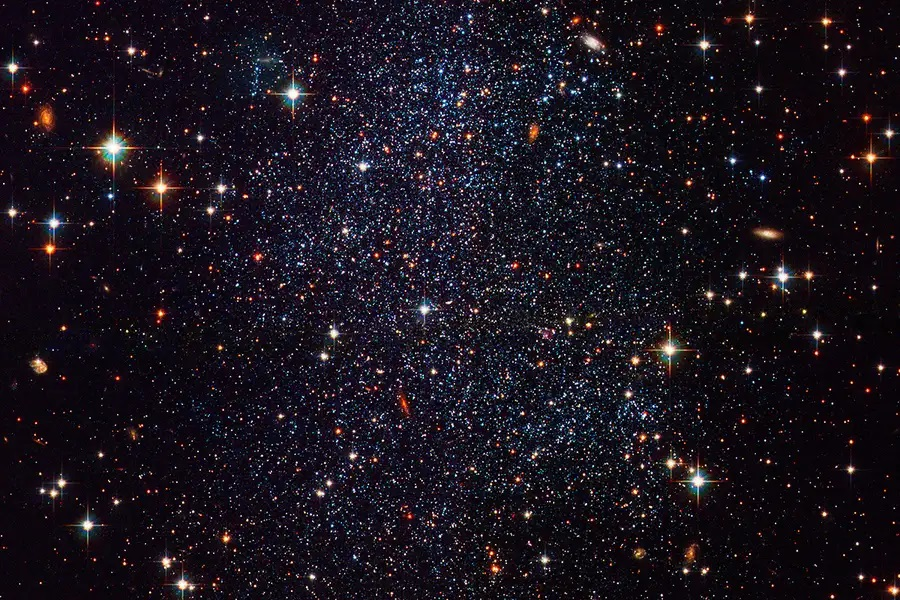
#> input picture CIE/4.jpg, 900 x 600 px
$ python q1.py
#> lines starting #> are read from the running program, lines starting #| are printed output that depends on the picture; after the words box and inside, x2 and y2 are one past the last pixel; in counts of white or black regions, pixels touching at a corner belong together
#!/usr/bin/env python3
# -*- coding: utf-8 -*-
"""
Created on Mon Oct 30 11:48:27 2023

@author: Kalash Shah
"""
import cv2
import numpy as np

image = cv2.imread('4.jpg', 0)
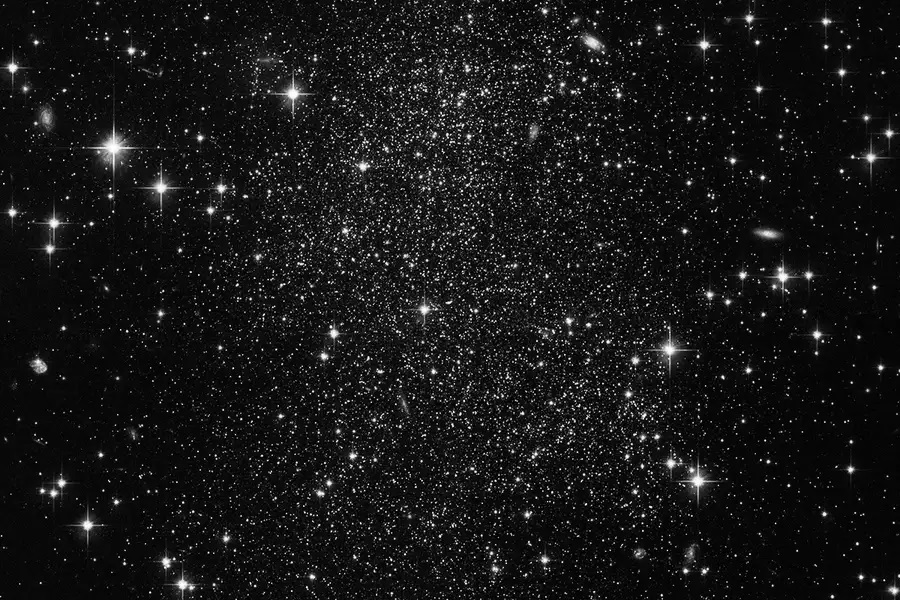
#> image: shape (600, 900); min 0, max 255, mean 23.3

_, binary_image = cv2.threshold(image, 0, 255, cv2.THRESH_BINARY + cv2.THRESH_OTSU)
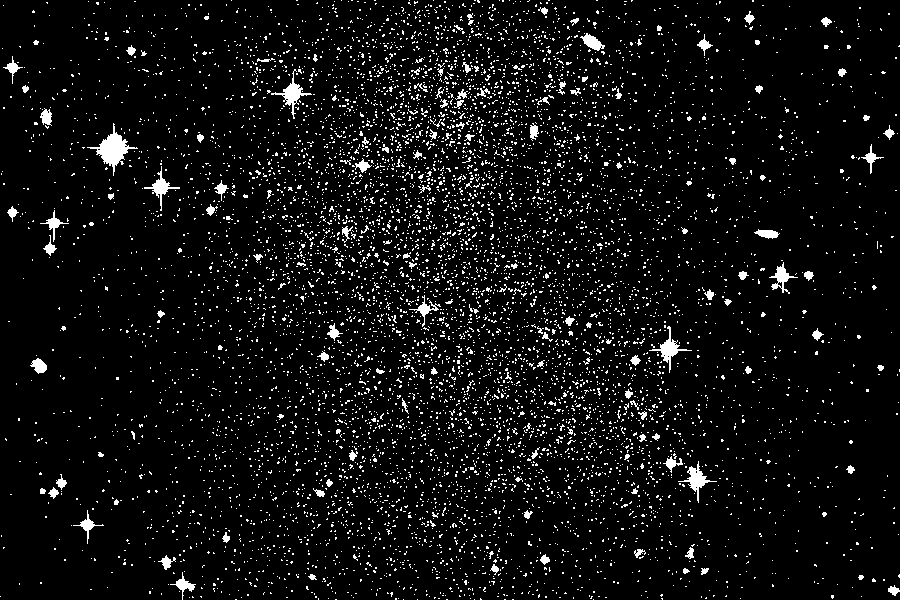
#> binary_image: shape (600, 900); 6% white in thin lines or dots

#binary_image = cv2.bitwise_not(binary_image)
kernel=np.ones((3,3),np.uint8)

#erosion
binary_image = cv2.erode(binary_image, kernel, iterations=1)
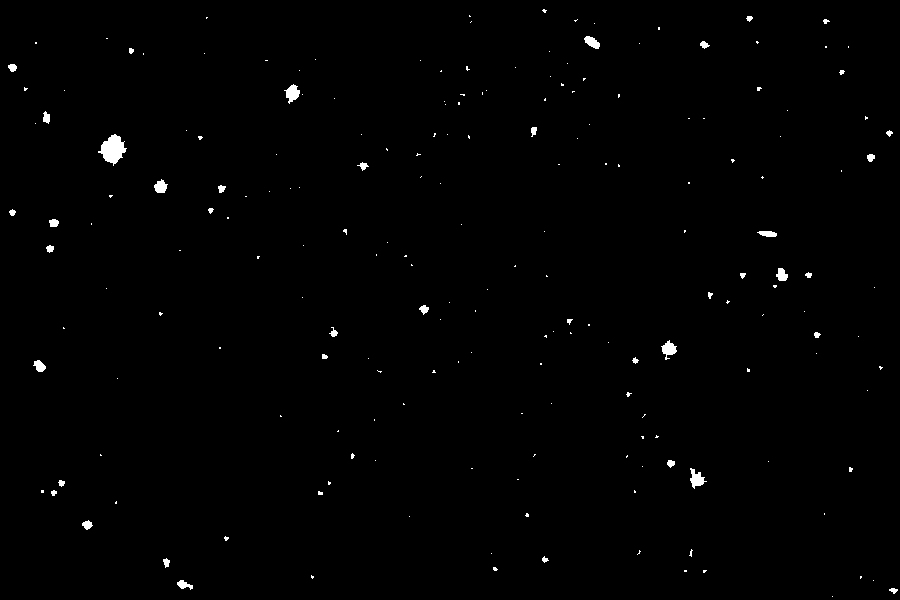
#> binary_image: shape (600, 900); 0.66% white; 199 white regions (157 under 20 px), largest, box (x1, y1, x2, y2) and area: (98, 134, 127, 166) 514, (690, 468, 707, 489) 178, (284, 84, 300, 104) 177

# Apply component labeling
num_labels, labels, stats, centroids = cv2.connectedComponentsWithStats(binary_image, connectivity=8)
#> labels: shape (600, 900) int32; 200 distinct labels, from 0 to 199
#> num_labels = 200; stats = 200 rows, first 6: [0, 0, 900, 600, 536453], [542, 9, 5, 4, 12], [469, 15, 2, 2, 3], [206, 17, 2, 2, 3], [746, 16, 7, 6, 28], [574, 19, 4, 3, 5]; centroids = 200 pairs, first value 12 to 893.2, second value 10.42 to 596

# Create a random color map for labeling visualization
color_map = np.random.randint(0, 255, size=(num_labels, 3), dtype=np.uint8)
#> color_map = 200 rows, first 8: [172, 10, 127], [140, 47, 170], [196, 151, 117], [166, 22, 183], [192, 204, 33], [216, 67, 179], [78, 154, 251], [82, 162, 219]

# Create an output image for visualization
output_image = np.zeros((binary_image.shape[0], binary_image.shape[1], 3), dtype=np.uint8)

# Visualize labeled components
for label in range(1, num_labels):
    output_image[labels == label] = color_map[label]

res = num_labels - 1;
#> res = 199
out = "Labeled Image, Stars = " + str(res)
#> out = 'Labeled Image, Stars = 199'

# Display the labeled image
cv2.imshow('Binary Image', image)
cv2.imshow(out, output_image)
cv2.waitKey(0)
cv2.destroyAllWindows()

# Print the number of labels (excluding background label 0)
print("Number of labels:" , num_labels - 1)
#| Number of labels: 199

$ run again, with CIE/10.jpg copied over CIE/4.jpg
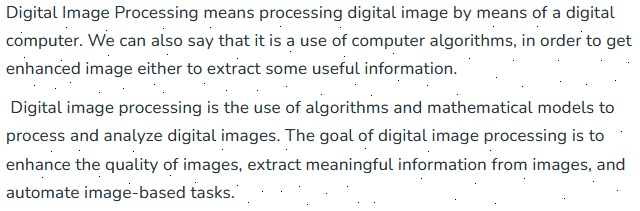
#> input picture CIE/10.jpg, 640 x 211 px
#> `num_labels, labels, stats, centroids = cv2.connectedComponentsWithStat..`:
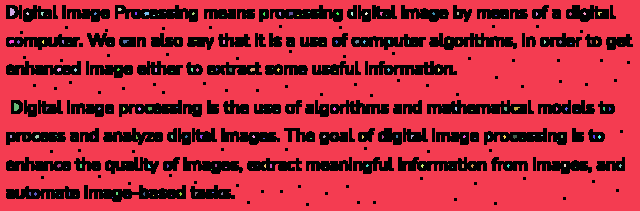
#> labels: shape (211, 640) int32; 212 distinct labels, from 0 to 211; one colour per label, 0 black
#> num_labels = 212; stats = 212 rows, first 6: [6, 5, 627, 201, 33158], [0, 0, 640, 211, 100808], [10, 8, 5, 8, 30], [118, 8, 4, 3, 10], [26, 12, 3, 3, 6], [41, 12, 3, 4, 8]; centroids = 212 pairs, first value 10.5 to 621, second value 9 to 197
#> color_map = 212 rows, first 8: [172, 10, 127], [140, 47, 170], [196, 151, 117], [166, 22, 183], [192, 204, 33], [216, 67, 179], [78, 154, 251], [82, 162, 219]
#> after the loop `for label in range(1, num_labels):`:
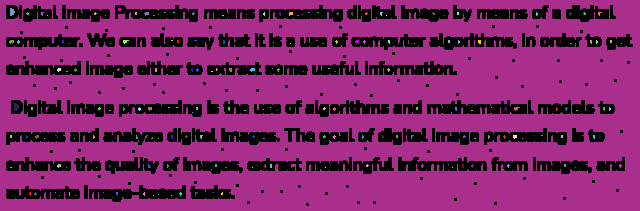
#> output_image: shape (211, 640, 3); mean of channels 0, 1, 2 105.6, 36.1, 127.9; drawn as B, G, R
#> res = 211
#> out = 'Labeled Image, Stars = 211'
#| Number of labels: 211
